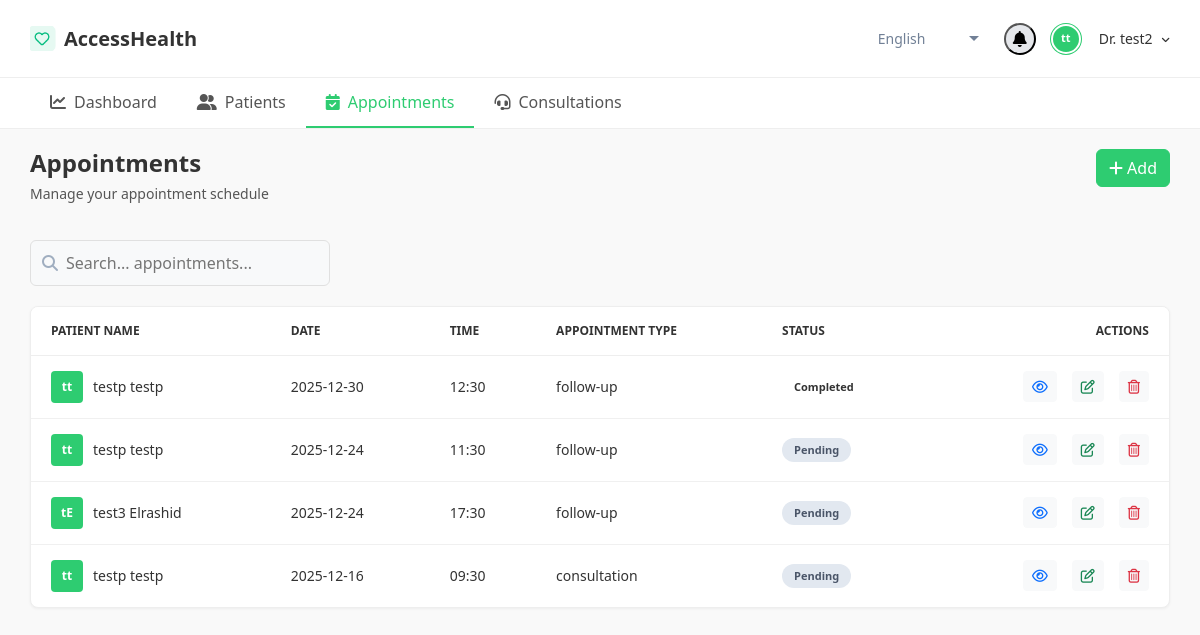
/doctor/appointments/ (signed in), run on an earlier commit of the app's database.
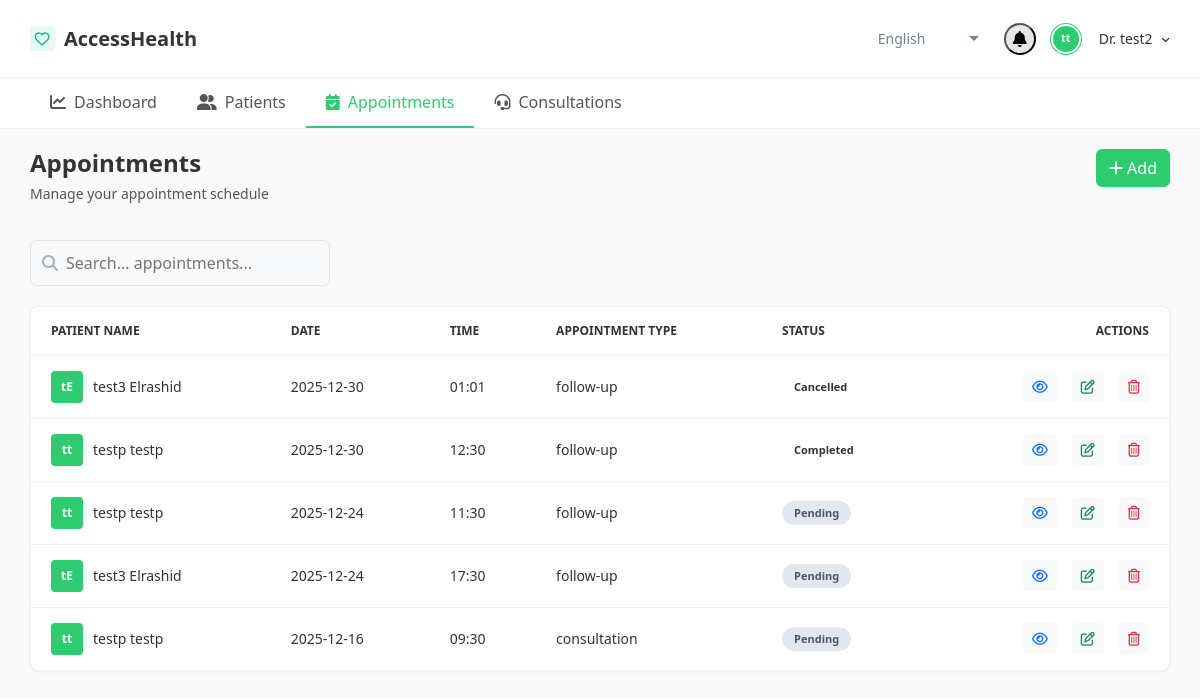
And on a later commit of the database.
### webapp/models.py (models this page shows, shortened)
class Appointment(models.Model):
    STATUS_CHOICES = [
        ('pending', 'Pending'),
        ('confirmed', 'Confirmed'),
        ('completed', 'Completed'),
        ('cancelled', 'Cancelled'),
    ]
    APPOINTMENT_TYPE_CHOICES = [
        ('consultation', 'Consultation'),
        ('follow-up', 'Follow-up'),
        ('check-up', 'Check-up'),
        ('emergency', 'Emergency'),
    ]
    doctor = models.ForeignKey(
        Doctor,
        on_delete=models.CASCADE,
        related_name='appointments'
    )
    patient = models.ForeignKey(
        'Patient',
        on_delete=models.CASCADE,
        related_name='appointments'
    )
    appointment_date = models.DateField()
    appointment_time = models.TimeField()
    appointment_type = models.CharField(
        max_length=20,
        choices=APPOINTMENT_TYPE_CHOICES
    )
    status = models.CharField(
        max_length=20,
        choices=STATUS_CHOICES,
        default='pending'
    )
    notes = models.TextField(blank=True, null=True)
    created_at = models.DateTimeField(auto_now_add=True)
    updated_at = models.DateTimeField(auto_now=True)
    class Meta:
        ordering = ['-appointment_date', 'appointment_time']
        indexes = [
            models.Index(fields=['doctor', 'appointment_date']),
            models.Index(fields=['patient']),
            models.Index(fields=['status']),
        ]

class Patient(models.Model):
    GENDER_CHOICES = [
        ('M', 'Male'),
        ('F', 'Female'),
        ('O', 'Other'),
    ]
    user = models.OneToOneField(CustomUser, on_delete=models.CASCADE, related_name='patient_profile')
    patient_national_id = models.CharField(max_length=16, unique=True)
    first_name = models.CharField(max_length=100)
    last_name = models.CharField(max_length=100)
    dob = models.DateField()
    gender = models.CharField(max_length=1, choices=GENDER_CHOICES)
    district = models.CharField(max_length=100)
    sector = models.CharField(max_length=100)
    phone_number = models.CharField(max_length=15)
    blood_type = models.CharField(max_length=3, blank=True, null=True)
    address = models.CharField(max_length=255, blank=True, null=True)
    emergency_contact = models.CharField(max_length=255, blank=True, null=True)
    avatar = models.ImageField(upload_to='avatars/patients/', blank=True, null=True)
    doctors = models.ManyToManyField('Doctor', related_name='patients')
    HEALTH_STATUS_CHOICES = [
        ('stable', 'Stable'),
        ('monitoring', 'Monitoring'),
        ('improved', 'Improved'),
        ('critical', 'Critical'),
        ('scheduled', 'Scheduled'),
    ]
    health_status = models.CharField(
        max_length=20,
        choices=HEALTH_STATUS_CHOICES,
        default='scheduled'
    )
    created_at = models.DateTimeField(auto_now_add=True)
    updated_at = models.DateTimeField(auto_now=True)
    def __str__(self):
        return f"{self.first_name} {self.last_name}"
    property

### webapp/views.py (the view, shortened to what this page needs)
# urls.py: path('doctor/appointments/', views.appointments_list, name='doctor_appontments'),
@login_required
def appointments_list(request):
    doctor = get_object_or_404(Doctor, user=request.user)
    q = request.GET.get('q', '').strip()
    qs = Appointment.objects.filter(doctor=doctor).select_related('patient')
    form = AppointmentForm()
    paginator = Paginator(qs, 10)
    page_number = request.GET.get('page')
    page_obj = paginator.get_page(page_number)
    context = {
        'doctor': doctor,
        'page_obj': page_obj,
        'form':form,
    }
    return render(request, 'doctor_appointments.html', context)

### webapp/forms.py (shortened to what this page needs)
class AppointmentForm(forms.ModelForm):
    def __init__(self, *args, **kwargs):
        self.doctor = kwargs.pop('doctor', None)
        super(AppointmentForm, self).__init__(*args, **kwargs)
    class Meta:
        model = Appointment
        fields = ['patient', 'appointment_date', 'appointment_time', 'appointment_type', 'notes']
        widgets = {
            'patient': forms.Select(attrs={'class': 'form-select border-start-0'}),
            'appointment_type': forms.Select(attrs={'class': 'form-select border-start-0'}),
            'appointment_date': forms.DateInput(attrs={'class': 'form-control border-start-0', 'type': 'date'}),
            'appointment_time': forms.TimeInput(attrs={'class': 'form-control border-start-0', 'type': 'time'}),
            'notes': forms.Textarea(attrs={'class': 'form-control', 'rows': 3}),
        }

### webapp/templates/doctor_appointments.html (shortened to what the changed rows need)
{% load static %}
<!DOCTYPE html>
<html lang="en">
<head>
    <link href="https://cdn.jsdelivr.net/npm/bootstrap@5.3.3/dist/css/bootstrap.min.css" rel="stylesheet">
    <link rel="stylesheet" href="https://cdnjs.cloudflare.com/ajax/libs/font-awesome/6.4.2/css/all.min.css">
</head>
<body>
    <main class="main-content">
    <div class="header-container">
        <div class="page-header">
            <h1>Appointments</h1>
        </div>
    </div>
    <div class="table-card">
        <table class="data-table">
            <thead>
                <tr>
                    <th>Patient Name</th>
                    <th>Date</th>
                    <th>Time</th>
                    <th>Appointment Type</th>
                    <th>Status</th>
                    <th style="text-align: right;">Actions</th>
                </tr>
            </thead>
            <tbody>
                {% if page_obj %}
                    {% for appt in page_obj %}
                    <tr>
                        <td>
                            <div class="patient-cell">
                                <div class="table-avatar avatar-green">
                                    {{ appt.patient.first_name|first }}{{ appt.patient.last_name|first }}
                                </div>
                                <span>
                                    {{ appt.patient.first_name }} {{ appt.patient.last_name }}
                                </span>
                            </div>
                        </td>
                        <td>{{ appt.appointment_date|date:"Y-m-d" }}</td>
                        <td>{{ appt.appointment_time|time:"H:i" }}</td>
                        <td>{{ appt.appointment_type|default:"–" }}</td>
                        <td>
                            <span class="status-badge
                                {% if appt.status == 'confirmed' %}status-confirmed
                                {% elif appt.status == 'pending' %}status-pending
                                {% elif appt.status == 'urgent' %}status-urgent
                                {% else %}status-scheduled{% endif %}">
                                {{ appt.get_status_display }}
                            </span>
                        </td>
                        <td>
                            <div class="actions-cell">
                                <button class="btn btn-sm btn-light text-primary"
                                        data-bs-toggle="modal"
                                        data-bs-target="#viewModal{{ appt.id }}">
                                    <i class="fa-regular fa-eye"></i>
                                </button>
                                <button class="btn btn-sm btn-light text-success"
                                        data-bs-toggle="modal"
                                        data-bs-target="#editModal{{ appt.id }}">
                                    <i class="fa-regular fa-pen-to-square"></i>
                                </button>
                                <button class="btn btn-sm btn-light text-danger"
                                        data-bs-toggle="modal"
                                        data-bs-target="#deleteModal{{ appt.id }}">
                                    <i class="fa-regular fa-trash-can"></i>
                                </button>
                            </div>
                        </td>
                    </tr>
                    {% endfor %}
                {% else %}
                    <tr>
                        <td colspan="7" style="text-align:center; padding:24px; color:#aaa;">
                            No appointments found.
                        </td>
                    </tr>
                {% endif %}
            </tbody>
        </table>
    </div>
</main>
</body>
</html>

What changed in the data, as far as the page shows it:
added Appointment: patient.first_name|first "t", patient.last_name|first "E", patient.first_name "test3", patient.last_name "Elrashid", appointment_date "2025-12-30", appointment_time "01:01", appointment_type "follow-up", status "cancelled"
